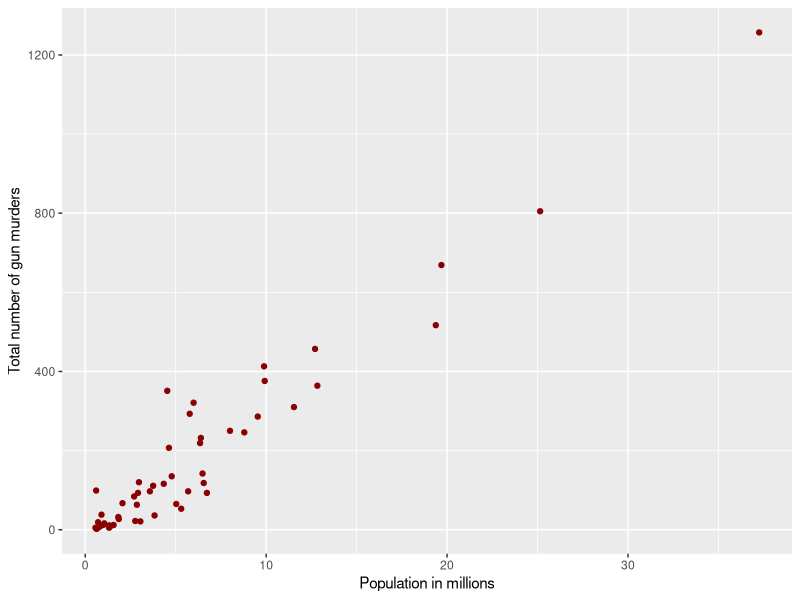
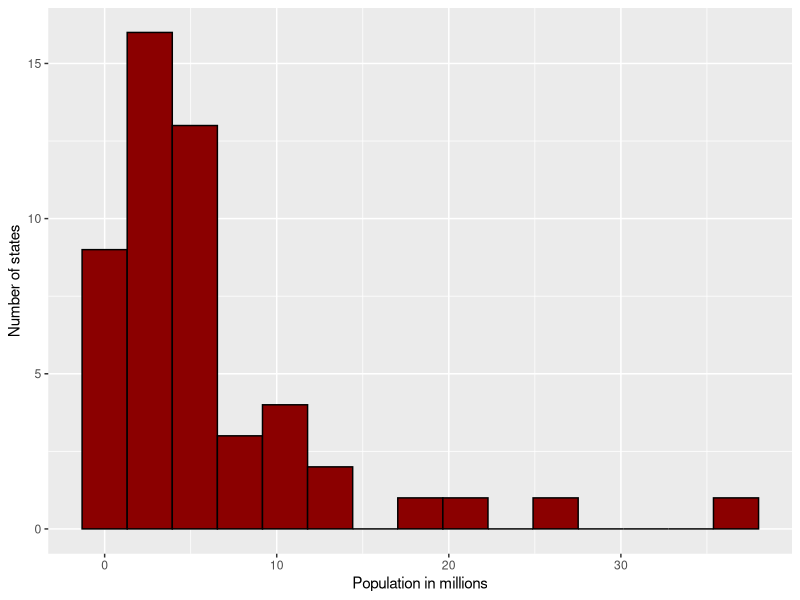
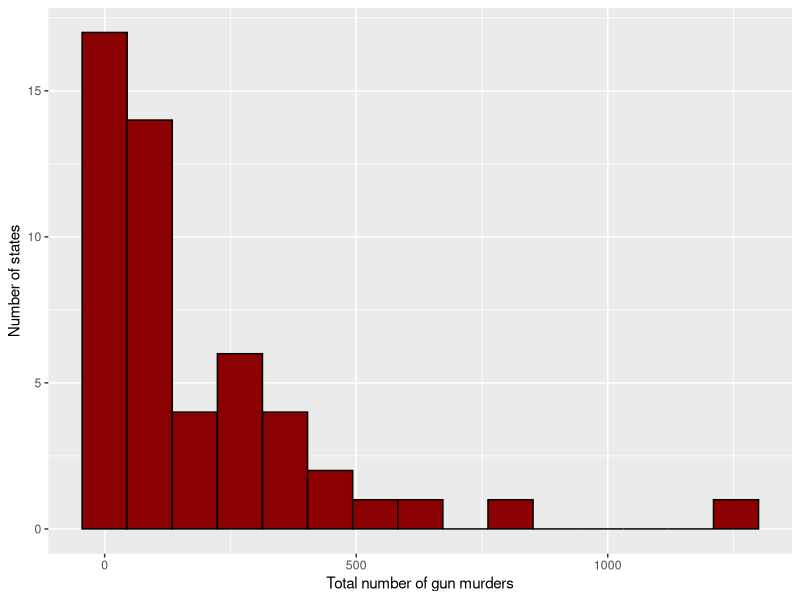
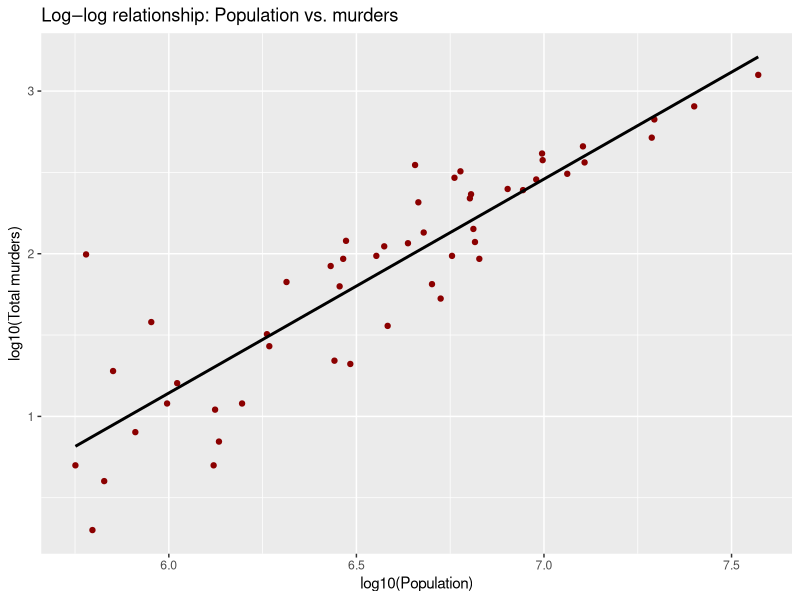
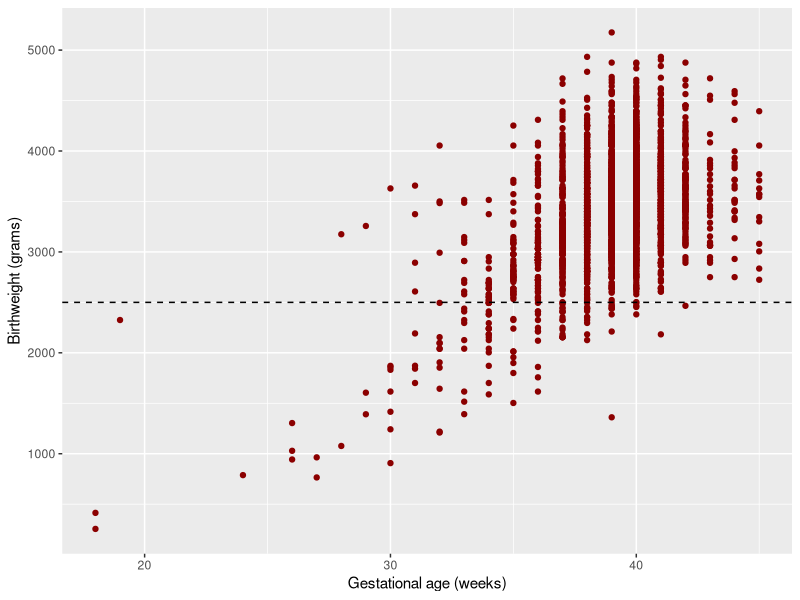
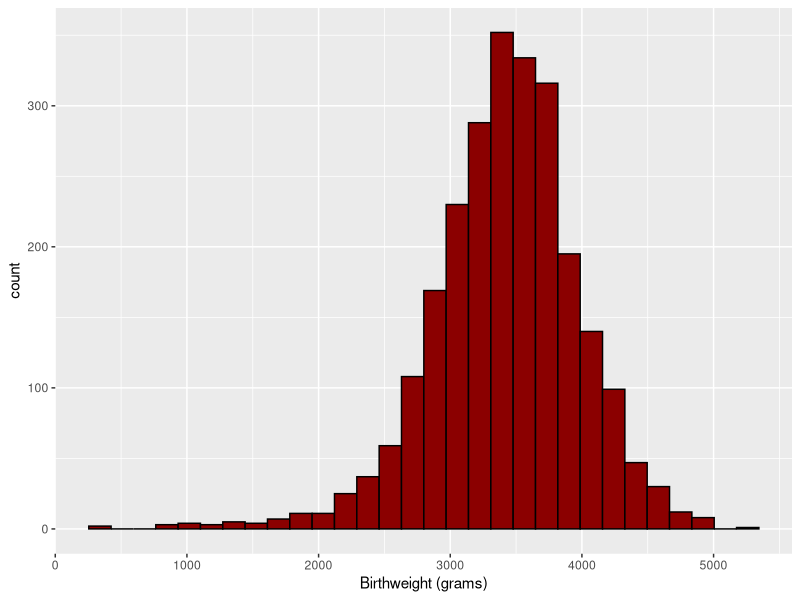
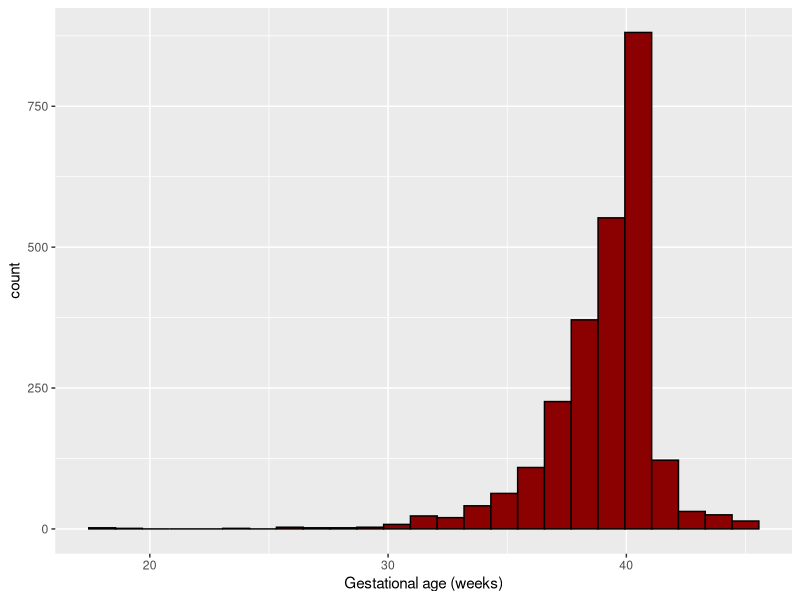

The R source for these figures, in order:
## ---- chunk 1
library(tidyverse)
library(dslabs)
## ---- chunk 2
data(murders)
## ---- chunk 3
murders %>%
  ggplot(aes(population/10^6, total)) +
  geom_point(color = "darkred") +
  xlab("Population in millions") +
  ylab("Total number of gun murders")
## ---- chunk 4
murders %>% 
  ggplot(aes(population/10^6)) +
  geom_histogram(color = "black", fill = "darkred", bins = 15) +
  xlab("Population in millions") +
  ylab("Number of states")

murders %>% 
  ggplot(aes(total)) +
  geom_histogram(color = "black", fill = "darkred", bins = 15) +
  xlab("Total number of gun murders") +
  ylab("Number of states")
## ---- chunk 5
cor(murders$population, murders$total)
cor.test(murders$population, murders$total)
## ---- chunk 6
murders %>%
  ggplot(aes(log10(population), log10(total))) +
  geom_point(color = "darkred") +
  geom_smooth(method = "lm", se = FALSE, color = "black") +
  labs(x = "log10(Population)", y = "log10(Total murders)",
       title = "Log–log relationship: Population vs. murders")
## ---- chunk 7
cor(murders$population, murders$total, method = "spearman")
cor.test(murders$population, murders$total, method = "spearman")
## ---- chunk 8
data <- read.table("KingCounty2001_data.txt", header = TRUE)
head(data)
## ---- chunk 9
data %>% ggplot(aes(gestation, bwt)) +
  geom_point(color = "darkred") +
  xlab("Gestational age (weeks)") +
  ylab("Birthweight (grams)") +
  geom_hline(yintercept = 2500, lty = 2)
## ---- chunk 10
data %>% ggplot(aes(bwt)) +
  geom_histogram(color = "black", fill = "darkred") +
  xlab("Birthweight (grams)")

data %>% ggplot(aes(gestation)) +
  geom_histogram(color = "black", fill = "darkred", bins = 25) +
  xlab("Gestational age (weeks)")
## ---- chunk 11
cor(data$gestation, data$bwt)
cor.test(data$gestation, data$bwt)

cor(data$gestation, data$bwt, method = "spearman")
cor.test(data$gestation, data$bwt, method = "spearman")
